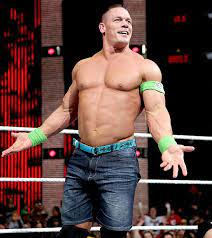
#> input picture johncena.jpg, 212 x 238 px
$ python flipping.py
#> lines starting #> are read from the running program, lines starting #| are printed output that depends on the picture; after the words box and inside, x2 and y2 are one past the last pixel; in counts of white or black regions, pixels touching at a corner belong together
import cv2 as cv
text = "bumthap"
img = cv.imread('johncena.jpg')
#> img is the input picture: shape (238, 212, 3); mean B, G, R 59.7, 63, 87.4
img = cv.putText(img, text, (50, 50), cv.FONT_HERSHEY_SIMPLEX, 1, (255, 255, 255))
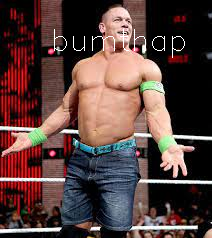
#> img: shape (238, 212, 3); 0.64% of pixels changed, all inside (x1, y1, x2, y2) = (54, 29, 185, 58)

cv.imshow("TEXT ", img)
cv.waitKey(0)

# flipped = cv.flip(img, 1)
flipped = cv.flip(img, 0)
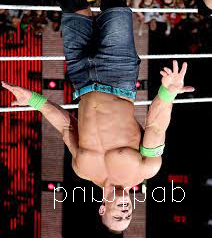
#> flipped: shape (238, 212, 3); mean B, G, R 61, 64.3, 88.6

cv.imshow("flip", flipped)
cv.waitKey(0)

flipped = cv.flip(flipped, 1)
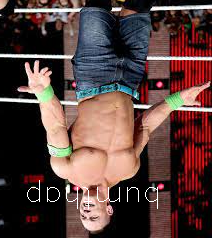
#> flipped: shape (238, 212, 3); mean B, G, R 61, 64.3, 88.6

cv.imshow("flip", flipped)
cv.waitKey(0)
